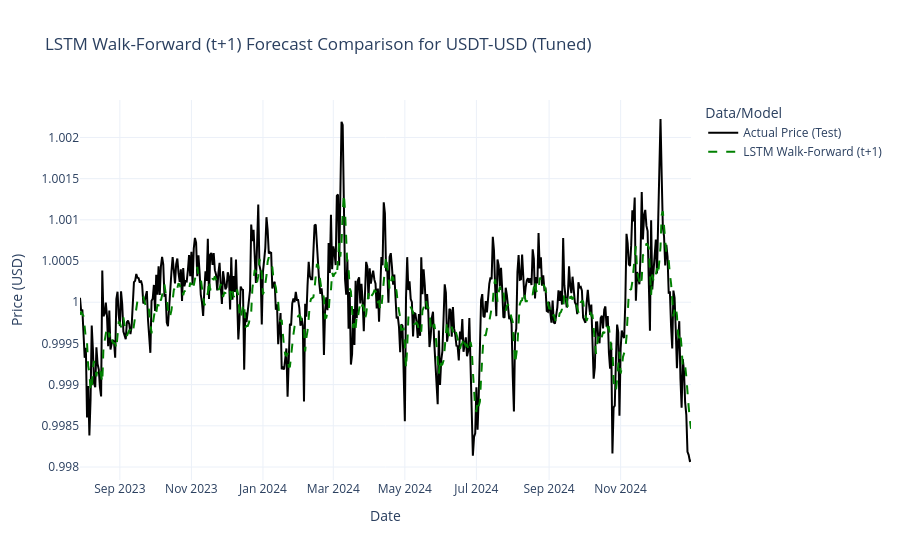

The code cell stored with this chart in its notebook:
### Code cell
## 12. Visualize Walk-Forward Results
print("\n--- Plotting Walk-Forward Forecasts ---")
results_df_wf = pd.DataFrame({
    'Actual': y_test_actual.flatten(),
    f'LSTM (t+1)': lstm_walk_forward_predictions.flatten()
}, index=test_data_df.index)

fig = go.Figure()
fig.add_trace(go.Scatter(x=results_df_wf.index, y=results_df_wf['Actual'], mode='lines', name='Actual Price (Test)', line=dict(color='black')))
fig.add_trace(go.Scatter(x=results_df_wf.index, y=results_df_wf[f'LSTM (t+1)'], mode='lines', name='LSTM Walk-Forward (t+1)', line=dict(color='green', dash='dash')))
fig.update_layout(
    title=f'LSTM Walk-Forward (t+1) Forecast Comparison for {ticker} (Tuned)',
    xaxis_title="Date", yaxis_title="Price (USD)", legend_title="Data/Model", template="plotly_white"
)
fig.show()

### Figure 1 — Plotly figure (JSON) as saved in the notebook; plotly's stock layout.template omitted (floating-point values rounded to 4 significant figures; data arrays with more than 128 entries replaced by an {"elided": "..."} marker saying what was removed)
{"data": [{"line": {"color": "black"}, "mode": "lines", "name": "Actual Price (Test)", "type": "scatter", "x": {"elided": "522 str values"}, "y": {"elided": "522 float values"}}, {"line": {"color": "green", "dash": "dash"}, "mode": "lines", "name": "LSTM Walk-Forward (t+1)", "type": "scatter", "x": {"elided": "522 str values"}, "y": {"elided": "522 float values"}}], "layout": {"legend": {"title": {"text": "Data/Model"}}, "title": {"text": "LSTM Walk-Forward (t+1) Forecast Comparison for USDT-USD (Tuned)"}, "xaxis": {"title": {"text": "Date"}}, "yaxis": {"title": {"text": "Price (USD)"}}}}
